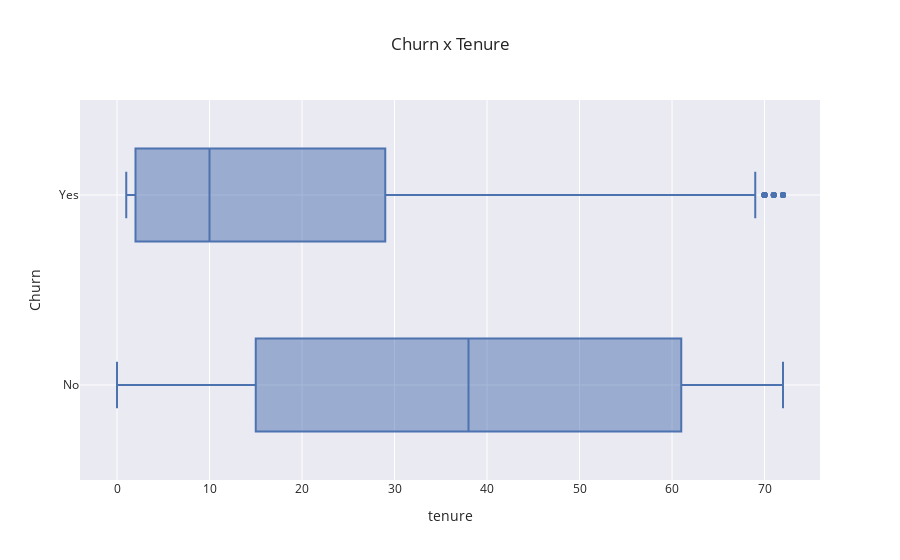

This figure's notebook cell:
### Markdown cell above
# Exploratory Data Analysis

## Here, I visualized the data to get an idea about the atteibutes. Accordingly, I will be able to predict the outline of the features to be selected.

### Selected data for now;
#### Tenure
#### Contract
#### PaymentMethod
#### TotalCharges
#### TechSupport

### 1-For each data, the components in the data will be counted in this section.
### 2-Then a graph will be created accordingly. This created graph and count will determine which component of this feature is used more.
### 3-As a final step, we will look at the importance of the data according to the churn analysis for churn analysis. By seeing the churn values of the components, we will find out which component is more important based on choosen veriables.

#### Thus, we will see which component or feature of TELCO company should pay attention to.

### Code cell
#TENURE DATA

#COUNTING TENURE ATTRIBUTEc
telco_data.groupBy('tenure').count().show()


#CREATING TENURE BAR GRAPHT 
#Unfortunately, the result obtained from this graph is not sufficient.
df = telco.groupby('tenure').count()
df.toPandas().plot.bar(x="tenure", y="count", rot=50, title="Number of tenure - Yes ");


### CREATEING TENURE histogram
df = telco_data.select("tenure")
df_tenure = df.toPandas()#convert pyspark dataframe to Pandas dataframe here for histogram
df_tenure.hist(column = "tenure")


# Create a histogram of the **normalised** variable/attribute: TENURE
df_normal = df.toPandas()
df_normal["tenure_norm"] = (df_normal["tenure"] - df_normal["tenure"].min()) / (df_normal["tenure"].max() - df_normal["tenure"].min())
df_normal.hist(column="tenure_norm")


#CREATING BAR GRAPH BASED ON CHURN BY TENURE
data = pd.read_csv("telco.csv")
plt.figure(figsize=(11,7))
sns.histplot(data=data,x="tenure",hue='Churn', palette='BuPu')
plt.title('Tenure Feature')


#Statistics on churn x tenure
df = pd.read_csv("telco.csv")
print(df.groupby('Churn').tenure.describe().round(0))
# Visualizing how churn interacts with tenure
fig = px.box(df, x = 'tenure', y = 'Churn', template = 'seaborn',
            title = 'Churn x Tenure')
fig.show()


#number of customer based on tenure mountly rate
plt.figure(figsize=(20,40))
plt.subplot(10,2,1)
#defining axis details.
ax = sns.distplot(data['tenure'], hist=True, kde=False, 
             bins=int(180/5), color = 'darkblue', 
             hist_kws={'edgecolor':'black'},
             kde_kws={'linewidth': 4})
ax.set_ylabel('Number of Customers')
ax.set_xlabel('Tenure (months)')

### Figure 1 — Plotly figure (JSON) as saved in the notebook; plotly's stock layout.template omitted (floating-point values rounded to 4 significant figures; data arrays with more than 128 entries replaced by an {"elided": "..."} marker saying what was removed)
{"data": [{"alignmentgroup": "True", "hovertemplate": "tenure=%{x}<br>Churn=%{y}<extra></extra>", "legendgroup": "", "marker": {"color": "rgb(76,114,176)"}, "name": "", "notched": false, "offsetgroup": "", "orientation": "h", "showlegend": false, "type": "box", "x": {"elided": "7043 int values"}, "x0": " ", "xaxis": "x", "y": {"elided": "7043 str values"}, "y0": " ", "yaxis": "y"}], "layout": {"boxmode": "group", "legend": {"tracegroupgap": 0}, "title": {"text": "Churn x Tenure"}, "xaxis": {"anchor": "y", "domain": [0, 1], "title": {"text": "tenure"}}, "yaxis": {"anchor": "x", "domain": [0, 1], "title": {"text": "Churn"}}}}
